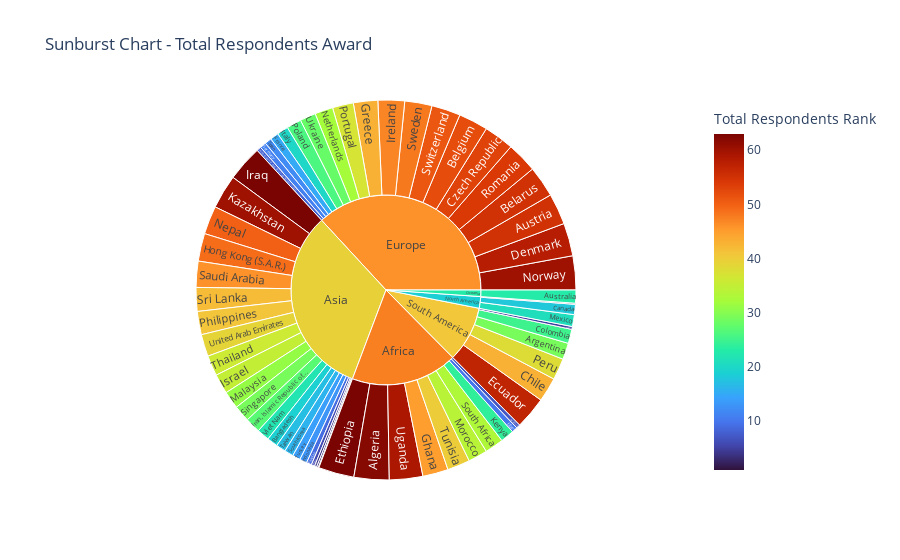

Write notebook code for a chart like this one.
### Markdown cell above
The gold medal in this award goes to India with over 7400 respondents! 

We can see from the diagram above that Africa has 10 countries within the dataset. With Nigeria being the African country with the largest number of respondents, at 702!

Out of the 20 European countries in the dataset, The United Kingdom of Great Britain and Northern Ireland has the highest total number of respondents at 550!

The United States of America has the second highest number of respondents globally at around 2650. The highest number of respondents from any of the three countries within North America!

South America has 5 countries within the dataset, with Brazil containing the highest number of respondents with 751.

Oceania has only one country with data included in the survey, Australia, with 264 respondents. This understandably means this continent has the lowest number of respondents over all continents. 

##### 


The Sunburst Chart below focuses on the ranking of the award each country received. It highlights the most concerning countries and continents in terms of the total number of respondents in the 2021  Kaggle Survey dataset. Where one can see Ethiopia and Iraq perform the worst in this award.

### Code cell
# Sunburst Chart Total Respondents

df = country_data
df = df.rename(columns={'Total_Respondents_Rank': 'Total Respondents Rank '})
fig = px.sunburst(df, path= ['Continent','Country'], values='Total Respondents Rank ',
                  color='Total Respondents Rank ', hover_data=['Country'], title = "Sunburst Chart - Total Respondents Award",
                  color_continuous_scale='Turbo')
                  
fig.show()

### Figure 1 — Plotly figure (JSON) as saved in the notebook; plotly's stock layout.template omitted (floating-point values rounded to 4 significant figures; data arrays with more than 128 entries replaced by an {"elided": "..."} marker saying what was removed)
{"data": [{"branchvalues": "total", "customdata": {"elided": "70x2 mixed values"}, "domain": {"x": [0, 1], "y": [0, 1]}, "hovertemplate": "labels=%{label}<br>Total Respondents Rank _sum=%{value}<br>parent=%{parent}<br>id=%{id}<br>Country=%{customdata[0]}<br>Total Respondents Rank =%{color}<extra></extra>", "ids": ["Africa/Algeria", "South America/Argentina", "Oceania/Australia", "Europe/Austria", "Asia/Bangladesh", "Europe/Belarus", "Europe/Belgium", "South America/Brazil", "North America/Canada", "South America/Chile", "Asia/China", "South America/Colombia", "Europe/Czech Republic", "Europe/Denmark", "South America/Ecuador", "Africa/Egypt", "Africa/Ethiopia", "Europe/France", "Europe/Germany", "Africa/Ghana", "Europe/Greece", "Asia/Hong Kong (S.A.R.)", "Asia/India", "Asia/Indonesia", "Asia/Iran, Islamic Republic of...", "Asia/Iraq", "Europe/Ireland", "Asia/Israel", "Europe/Italy", "Asia/Japan", "Asia/Kazakhstan", "Africa/Kenya", "Asia/Malaysia", "North America/Mexico", "Africa/Morocco", "Asia/Nepal", "Europe/Netherlands", "Africa/Nigeria", "Europe/Norway", "Asia/Pakistan", "South America/Peru", "Asia/Philippines", "Europe/Poland", "Europe/Portugal", "Europe/Romania", "Asia/Russia", "Asia/Saudi Arabia", "Asia/Singapore", "Africa/South Africa", "Asia/South Korea", "Europe/Spain", "Asia/Sri Lanka", "Europe/Sweden", "Europe/Switzerland", "Asia/Taiwan", "Asia/Thailand", "Africa/Tunisia", "Asia/Turkey", "Africa/Uganda", "Europe/Ukraine", "Asia/United Arab Emirates", "Europe/United Kingdom of Great Britain and Northern Ireland", "North America/United States of America", "Asia/Viet Nam", "Africa", "Asia", "Europe", "North America", "Oceania", "South America"], "labels": ["Algeria", "Argentina", "Australia", "Austria", "Bangladesh", "Belarus", "Belgium", "Brazil", "Canada", "Chile", "China", "Colombia", "Czech Republic", "Denmark", "Ecuador", "Egypt", "Ethiopia", "France", "Germany", "Ghana", "Greece", "Hong Kong (S.A.R.)", "India", "Indonesia", "Iran, Islamic Republic of...", "Iraq", "Ireland", "Israel", "Italy", "Japan", "Kazakhstan", "Kenya", "Malaysia", "Mexico", "Morocco", "Nepal", "Netherlands", "Nigeria", "Norway", "Pakistan", "Peru", "Philippines", "Poland", "Portugal", "Romania", "Russia", "Saudi Arabia", "Singapore", "South Africa", "South Korea", "Spain", "Sri Lanka", "Sweden", "Switzerland", "Taiwan", "Thailand", "Tunisia", "Turkey", "Uganda", "Ukraine", "United Arab Emirates", "United Kingdom of Great Britain and Northern Ireland", "United States of America", "Viet Nam", "Africa", "Asia", "Europe", "North America", "Oceania", "South America"], "marker": {"coloraxis": "coloraxis", "colors": [62, 29, 23, 55, 19, 55, 52, 5, 18, 43, 4, 25, 53, 58, 57, 10, 63, 15, 11, 45, 43, 49, 1, 13, 27, 63, 47, 35, 20, 3, 60, 24, 31, 21, 34, 50, 32, 7, 60, 9, 38, 41, 26, 37, 54, 6, 46, 29, 33, 16, 12, 42, 48, 51, 17, 36, 40, 14, 59, 28, 39, 8, 2, 22, 47.45, 39.44, 46.03, 18.76, 23, 40.78]}, "name": "", "parents": ["Africa", "South America", "Oceania", "Europe", "Asia", "Europe", "Europe", "South America", "North America", "South America", "Asia", "South America", "Europe", "Europe", "South America", "Africa", "Africa", "Europe", "Europe", "Africa", "Europe", "Asia", "Asia", "Asia", "Asia", "Asia", "Europe", "Asia", "Europe", "Asia", "Asia", "Africa", "Asia", "North America", "Africa", "Asia", "Europe", "Africa", "Europe", "Asia", "South America", "Asia", "Europe", "Europe", "Europe", "Asia", "Asia", "Asia", "Africa", "Asia", "Europe", "Asia", "Europe", "Europe", "Asia", "Asia", "Africa", "Asia", "Africa", "Europe", "Asia", "Europe", "North America", "Asia", "", "", "", "", "", ""], "type": "sunburst", "values": [62, 29, 23, 55, 19, 55, 52, 5, 18, 43, 4, 25, 53, 58, 57, 10, 63, 15, 11, 45, 43, 49, 1, 13, 27, 63, 47, 35, 20, 3, 60, 24, 31, 21, 34, 50, 32, 7, 60, 9, 38, 41, 26, 37, 54, 6, 46, 29, 33, 16, 12, 42, 48, 51, 17, 36, 40, 14, 59, 28, 39, 8, 2, 22, 377, 672, 765, 41, 23, 197]}], "layout": {"coloraxis": {"colorbar": {"title": {"text": "Total Respondents Rank "}}, "colorscale": [[0, "#30123b"], [0.07143, "#4145ab"], [0.1429, "#4675ed"], [0.2143, "#39a2fc"], [0.2857, "#1bcfd4"], [0.3571, "#24eca6"], [0.4286, "#61fc6c"], [0.5, "#a4fc3b"], [0.5714, "#d1e834"], [0.6429, "#f3c63a"], [0.7143, "#fe9b2d"], [0.7857, "#f36315"], [0.8571, "#d93806"], [0.9286, "#b11901"], [1, "#7a0402"]]}, "legend": {"tracegroupgap": 0}, "title": {"text": "Sunburst Chart - Total Respondents Award"}}}
